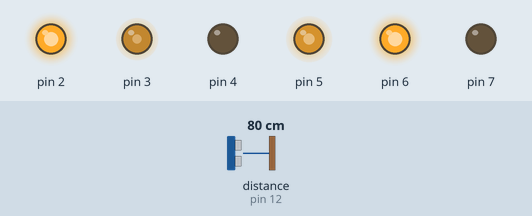
The sketch below on a simulated Arduino Uno, built with avr-gcc and run on an emulated ATmega328P. Shown: output pins drawn as LEDs (lit = HIGH). The inputs (shaded band) are chosen by the test bench; at power-on: distance to the obstacle (sensor on pin 12) 80 cm. The echo pulse lasts 58.3 µs per cm.

Above: at 1.2 s.
1.3 s: distance to the obstacle (sensor on pin 12) set to 33 cm
2.8 s: distance to the obstacle (sensor on pin 12) set to 26 cm
At 3.2 s:
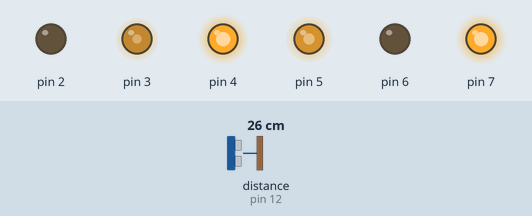
4.3 s: distance to the obstacle (sensor on pin 12) set to 120 cm
At 5.2 s:
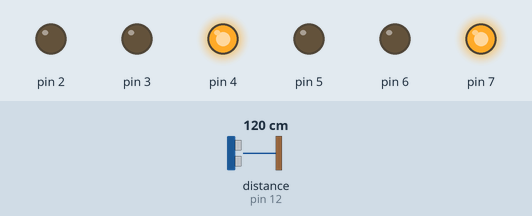
5.8 s: distance to the obstacle (sensor on pin 12) set to 101 cm
7.3 s: distance to the obstacle (sensor on pin 12) set to 94 cm
At 8.4 s:
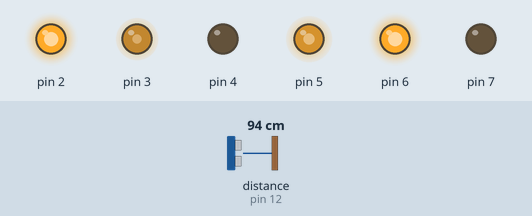
8.8 s: distance to the obstacle (sensor on pin 12) set to 2 cm
At 9.3 s:
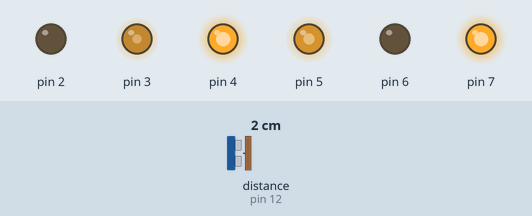
Timing chart, 0 to 11.3 s (numbered marks = the images above; inputs shaded):
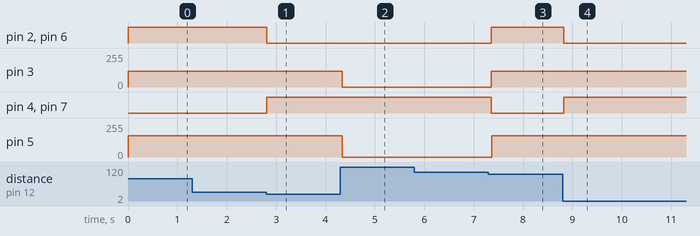

Measured:
- the behaviour switches between 30 and 29 cm on distance to the obstacle (sensor on pin 12) (found by bisection; images 0 and 1)
- the behaviour switches between 98 and 97 cm on distance to the obstacle (sensor on pin 12) (found by bisection; images 2 and 3)
- after the input at 1.3 s, every drawn part: stays the same
- after the input at 2.8 s, pin 2, pin 6: HIGH → LOW at once; pin 4, pin 7: LOW → HIGH at once
- after the input at 4.3 s, pin 3: 120/255 → 0/255 at once; pin 5: 160/255 → 0/255 at once
- after the input at 5.8 s, every drawn part: stays the same
- after the input at 7.3 s, pin 2, pin 6: LOW → HIGH after 0.06 s; pin 3: 0/255 → 120/255 after 0.06 s; pin 4, pin 7: HIGH → LOW after 0.06 s; pin 5: 0/255 → 160/255 after 0.06 s
- after the input at 8.8 s, pin 2, pin 6: HIGH → LOW at once; pin 4, pin 7: LOW → HIGH at once

The sketch:

car_03_bluetooth.ino
```cpp
#include <NewPing.h>
#include <SoftwareSerial.h>
#include "MotorControl.h"

//#define DBG

const int echoPin = 12;
const int triggerPin = 11;
const int maxDistance = 400;
const int desiredDistance = 30;
const int detectionDistance = 100;
const int bluetoothRxPin = 10;
const int bluetoothTxPin = 9;

enum {
  KEEP_DISTANCE_MODE = 0,
  REMOTE_CONTROL_MODE = 1
};

enum {
  RC_MODE = 'M',
  RC_STOP = 'P',
  RC_ARROW_UP = 'U',
  RC_ARROW_DOWN= 'D',
  RC_ARROW_LEFT = 'L',
  RC_ARROW_RIGHT = 'R',
};

int currentMode = KEEP_DISTANCE_MODE;

NewPing sonar(triggerPin, echoPin, maxDistance);

SoftwareSerial btSerial(bluetoothRxPin, bluetoothTxPin);

MotorControl leftMotor(3, 2, 4, 0.75);
MotorControl rightMotor(5, 6, 7);

const int motorSpeed = 160;

void setup() {
  #ifdef DBG
  Serial.begin(9600);
  #endif
  btSerial.begin(9600);
}

void keepDistanceMode();
void remoteControlMode();

void loop() {
  if (btSerial.peek() == RC_MODE) {
    btSerial.read();
    currentMode = !currentMode;
  }

  switch (currentMode) {
  case KEEP_DISTANCE_MODE:
    keepDistanceMode();
    break;
  case REMOTE_CONTROL_MODE:
    remoteControlMode();
    break;
  };
}

void keepDistanceMode() {
  const int distance = sonar.ping_cm();
  #ifdef DBG
  Serial.print(distance);
  #endif
  if (distance == 0)
  {
    // do nothing
    #ifdef DBG
    Serial.println(" nothing");
    #endif
  }
  else if (distance < detectionDistance)
  {
    const int sign = distance < desiredDistance ? -1 : 1;
    leftMotor.run(sign*motorSpeed);
    rightMotor.run(sign*motorSpeed);
    Serial.println(sign > 0 ? " forward" : " back");
  }
  else
  {
    leftMotor.stop();
    rightMotor.stop();
    #ifdef DBG
    Serial.println(" stop");
    #endif
  }
  delay(50);
}

void remoteControlMode()
{
  if (btSerial.available()) {
    const char control = btSerial.read();
    switch (control) {
    case RC_STOP:
      #ifdef DBG
      Serial.println("RC stop");
      #endif
      leftMotor.stop();
      rightMotor.stop();
      break;
    case RC_ARROW_UP:
      #ifdef DBG
      Serial.println("RC arrow up");
      #endif
      leftMotor.run(motorSpeed);
      rightMotor.run(motorSpeed);
      break;
    case RC_ARROW_DOWN:
      #ifdef DBG
      Serial.println("RC arrow down");
      #endif
      leftMotor.run(-motorSpeed);
      rightMotor.run(-motorSpeed);
      break;
    case RC_ARROW_LEFT:
      #ifdef DBG
      Serial.println("RC arrow left");
      #endif
      leftMotor.run(motorSpeed);
      rightMotor.run(0);
      break;
    case RC_ARROW_RIGHT:
      #ifdef DBG
      Serial.println("RC arrow right");
      #endif
      leftMotor.run(0);
      rightMotor.run(motorSpeed);
      break;
    default:
      #ifdef DBG
      Serial.print("Unknown command ");
      Serial.println(control);
      #endif
      break;
    }
  }
}
```

MotorControl.cpp
```cpp
#include <arduino.h>
#include "MotorControl.h"

MotorControl::MotorControl(int enablePin
      , int controlPin1
      , int controlPin2
      , float correctionFactor)
  : d_enablePin(enablePin)
  , d_controlPin1(controlPin1)
  , d_controlPin2(controlPin2)
  , d_correctionFactor(correctionFactor) {
    pinMode(d_enablePin, OUTPUT);
    pinMode(d_controlPin1, OUTPUT);
    pinMode(d_controlPin2, OUTPUT);

    digitalWrite(d_enablePin, LOW);
}

void MotorControl::run(int speed) const {
  speed = constrain(speed*d_correctionFactor, -255, 255);
  const bool forward = speed > 0;
  digitalWrite(d_controlPin1, forward);
  digitalWrite(d_controlPin2, !forward);
  analogWrite(d_enablePin, abs(speed));
}

void MotorControl::stop() const {
  analogWrite(d_enablePin, 0);
}
```

MotorControl.h
```cpp
class MotorControl {
public:
  MotorControl(int enablePin
              , int controlPin1
              , int controlPin2
              , float correctionFactor = 1.0); // speed correction factor must be between 0.0 and 1.0
  void run(int speed) const;
  void stop() const;
private:
  const int d_controlPin1;
  const int d_controlPin2;
  const int d_enablePin;
  const float d_correctionFactor;
};
```
